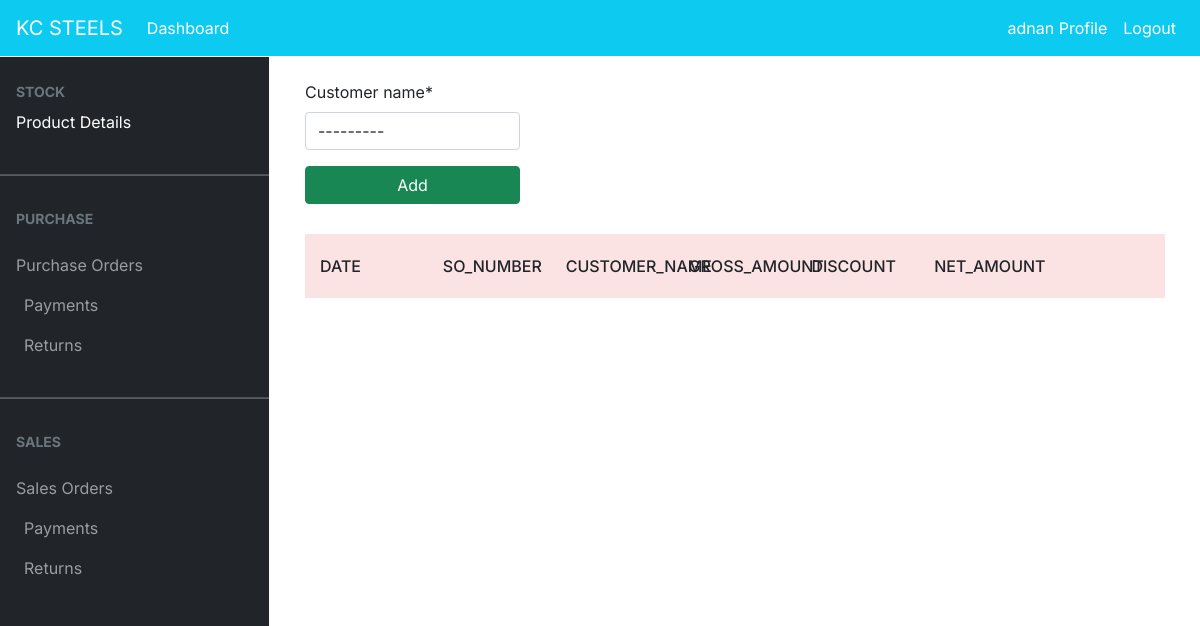
Page /sales/ (signed in) on the earlier database version.
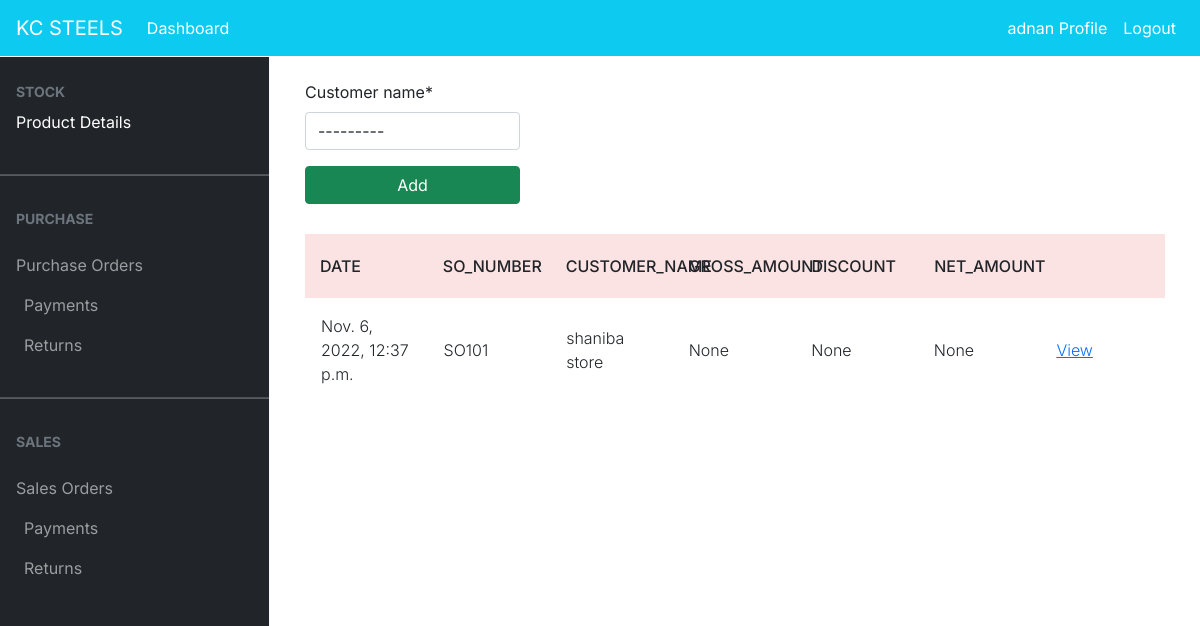
Same page on the later database version.
### dashboard/models.py (models this page shows, shortened)
class SalesOrder(models.Model):
    date = models.DateTimeField(auto_now_add=True)
    so_no = models.IntegerField(null=True)
    so_number = models.CharField(max_length=100, null=True, unique=True)
    customer_name = models.ForeignKey(Customer, on_delete=models.CASCADE,null=True)
    gross_amount = models.PositiveIntegerField(null=True)
    discount = models.PositiveIntegerField(null=True)
    net_amount = models.PositiveIntegerField(null=True)
    net_pending = models.PositiveIntegerField(null=True,default=0)
    status = models.BooleanField(default=False,null=True)

class Customer(models.Model):
    customer_no = models.IntegerField(null=True)
    customer_id = models.CharField(max_length=100, null=True, blank=True, unique=True)
    customer_name = models.CharField(max_length=100,null=True)
    customer_address = models.CharField(max_length=200,null=True)
    customer_mobile = models.CharField(max_length=15,null=True)
    def __str__(self):
            return self.customer_name

### dashboard/views.py (the view)
# urls.py: path('sales/',views.sales,name='sales'),
@login_required
def sales(request):
    customers = Customer.objects.all()
    sales_orders = SalesOrder.objects.all()
    so_n = 101 if SalesOrder.objects.count() == 0 else SalesOrder.objects.aggregate(max=Max('so_no'))["max"] + 1
    if request.method == 'POST':
        form = SalesOrderForm(request.POST)
        cus = request.POST.get('customer_name')
        cus1 = customers.get(id=cus)
        if form.is_valid():
            SalesOrder(so_no=so_n,so_number=(f'{"SO"}{so_n}'),customer_name=cus1).save()
            po = (f'{"SO"}{so_n}')
            cus2 = sales_orders.values('so_number').filter(so_number=po)[0]['so_number']
            return redirect("sales_add" ,cus2)
    else:
        form = SalesOrderForm
    context = {
        'sales_orders' : sales_orders,
        'form' : form,
    }
    return render(request, 'sales/sales_orders.html',context)

### templates/sales/sales_orders.html (shortened to what this page needs)
{% extends 'partial/base.html' %}
{% load crispy_forms_tags %}
{% block content %}
{% if user.is_authenticated and user.is_superuser %}
{% else %}
{% include 'partial/topnav_staff.html'%}
<div style="margin-left:290px;margin-right:20px">
    <div class="col my-4">
        <div class="row-md-2" style="margin-bottom:30px;width:25%;">
            <form method = "POST">
                {{form|crispy}}
                <input class="btn btn-success btn-block" data-backdrop="static" type="submit" value="Add">
            </form>
        </div>
        <div class="row-md-11">
            <div class="tbl-header">
                <table cellpadding="0" cellspacing="0" border="0">
                  <thead>
                    <tr>
                      <th scope="col">Date</th>
                      <th scope="col">SO_number</th>
                      <th scope="col">Customer_name</th>
                      <th scope="col">Gross_amount</th>
                      <th scope="col">Discount</th>
                      <th scope="col">Net_Amount</th>
                      <th scope="col"></th>
                    </tr>
                  </thead>
                </table>
              </div>
              <div class="tbl-content">
                <table cellpadding="0" cellspacing="0" border="0">
                  <tbody>
                    {% for sales_order in sales_orders %}
                      <tr>
                        <td>{{ sales_order.date }}</td>
                        <td>{{ sales_order.so_number }}</td>
                        <td>{{ sales_order.customer_name }}</td>
                        <td>{{ sales_order.gross_amount }}</td>
                        <td>{{ sales_order.discount }}</td>
                        <td>{{ sales_order.net_amount }}</td>
                        <td><a href="{% url 'sales_view' sales_order.id %}">View</a></td>
                      </tr>
                    {% endfor %}
                  </tbody>
                </table>
              </div>
        </div>
    </div>
</div
{% endif %}
{% endblock %}

Differences in the rows shown:
added SalesOrder: date "Nov. 6, 2022, 12:37 p.m.", so_number "SO101", customer_name "shaniba store", gross_amount "None", discount "None", net_amount "None"
